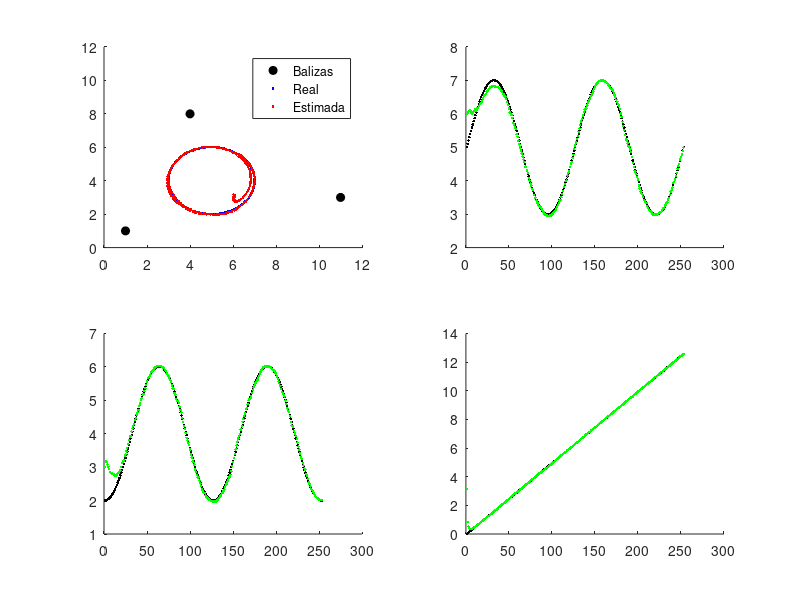

MATLAB code to generate this figure:
% -----------------------------------------------------------------------
%                           FILTRO DE KALMAN
% -----------------------------------------------------------------------
clear;close all;clc;tic %TRAYECTORIA (AHORA CIRCULAR)
velocidadL = 0.2;       % Velocidad lineal
tStep = 0.5;            % Intervalo de actualizacion de los sensores (s)
distTotal = 4*pi;       % Distancia total recorrida por el robot
nPasos = 2*ceil(distTotal/(velocidadL*tStep));    % Nº de pasos del algoritmo
velocidadA = 2*pi/(nPasos*tStep/2);               % Velocidad angular
%   B) DEFINICION DE MATRICES DE COVARIANZA (ASUMIMOS CONSTANTES)
Q = [0.01*velocidadL*tStep 0;  % Covarianza del ruido del proceso
    0 0.002*velocidadA*tStep];  
P = 0.001*eye(3);       % Covarianza de la estimacion. Filas: x,y,theta
R = 0.001*eye(3);       % Covarianza del ruido de la medida. Filas: x,y,theta
%   C) POSICIONES DE LAS BALIZAS DE LOCALIZACION
balizas = [4 8;1 1;11 3];
%% Parte 1: Definicion de CCII y de parametros
%   A) DEFINICION DE LA]; % Columna 1 - Posicion X. Columna 2 - Posicion Y
%   D) INICIALIZACION DE LA GANANCIA DEL FILTRO K
K = zeros(3);
%   E) CONDICIONES INICIALES
X = [5;2;0];            % Estado real inicial
Xest = [6;3;pi];        % Estado estimado inicial (Similar al estado real inicial)
%   F) DEFINICION DE LAS TRAYECTORIAS IDEALES Y DE LAS RUIDOSAS
pathD = velocidadL*tStep*ones(nPasos,1); % Incremento en la posicion lineal
pathB = velocidadA*tStep*ones(nPasos,1); % Incremento en la posicion angular
noiseD = velocidadL*tStep*ones(nPasos,1) + sqrt(Q(1,1))*randn(nPasos,1); % Incremento lineal con ruido
noiseB = velocidadA*tStep*ones(nPasos,1) + sqrt(Q(2,2))*randn(nPasos,1); % Incremento angular con ruido

%% Parte 2: Filtro recursivo de Kalman
for k = 2:nPasos+1,
    %   A) OBTENEMOS EL ESTADO REAL DEL ROBOT 
    X(1,k) = X(1,k-1) + pathD(k-1)*cos(X(3,k-1)+pathB(k-1)/2);
    X(2,k) = X(2,k-1) + pathD(k-1)*sin(X(3,k-1)+pathB(k-1)/2);
    X(3,k) = X(3,k-1) + pathB(k-1);
    %   B) OBTENCION DE LAS MEDIDAS DESDE LAS BALIZAS
    Z = atan2(balizas(:,2)-X(2,k),balizas(:,1)-X(1,k)) - X(3,k) + sqrt(diag(R)).*randn(3,1);
    %   C) DEFINICION DE LA ENTRADA COMO LA TRAYECTORIA CON RUIDO
    U = [noiseD(k-1);noiseB(k-1)];
    %   D) PREDICCION DEL ESTADO (ODOMETRIA)
    % X(k) = A*X(k-1)+B*U(k)+ ruido(k-1)
    Xest(:,k) = Xest(:,k-1)+[U(1)*cos(Xest(3,k-1)+U(2)/2);
                            U(1)*sin(Xest(3,k-1)+U(2)/2);
                            U(2)];
    A = [1 0 -U(1)*sin(Xest(3,k-1)+U(2)/2);
        0 1 U(1)*cos(Xest(3,k-1)+U(2)/2);
        0 0 1]; % A es la Jacobiana del sistema
    B = [cos(Xest(3,k-1)+U(2)/2) (-0.5*U(1)*sin(Xest(3,k-1)+U(2)/2));
         sin(Xest(3,k-1)+U(2)/2) (0.5*U(1)*cos(Xest(3,k-1)+U(2)/2));
         0                      1];
    P(:,:,k) = A*P(:,:,k-1)*((A)') + B*Q*((B)');
    %   E) PREDICCION DE LA MEDIDA
    % Z(k) = H(X(k))
    Zest = atan2(balizas(:,2)-Xest(2,k),balizas(:,1)-Xest(1,k)) - Xest(3,k);
    H = [(balizas(:,2)-Xest(2))./((balizas(:,1)-Xest(1)).^2+(balizas(:,2)-Xest(2)).^2),...
        -(balizas(:,1)-Xest(1))./((balizas(:,1)-Xest(1)).^2+(balizas(:,2)-Xest(2)).^2),...
        -1*ones(3,1)];
    %   F) COMPARACION DE LA MEDIDA CON LO DESEADO
    Y = Z-Zest; % Innovacion en la medida
    S = H*P(:,:,k)*H'+R;
    K = P(:,:,k)*H'*inv(S);
    %   G) CORRECCION (ODOMETRIA + CORRECION)
    Xest(:,k) = Xest(:,k)+K*Y;
    P(:,:,k) = (eye(3)-K*H)*P(:,:,k);
end

%% Representaciones gráficas
subplot(2,2,1)
hold on
plot(balizas(:,1),balizas(:,2),'ko','MarkerFaceColor','k')
plot(X(1,:),X(2,:),'b.')
plot(Xest(1,:),Xest(2,:),'r.')
axis([0 12 0 12])
legend('Balizas','Real','Estimada')

subplot(2,2,2)
hold on
plot(1:nPasos+1,X(1,:),'k.')
plot(1:nPasos+1,Xest(1,:),'g.')

subplot(2,2,3)
hold on
plot(1:nPasos+1,X(2,:),'k.')
plot(1:nPasos+1,Xest(2,:),'g.')

subplot(2,2,4)
hold on
plot(1:nPasos+1,X(3,:),'k.')
plot(1:nPasos+1,Xest(3,:),'g.')

toc
